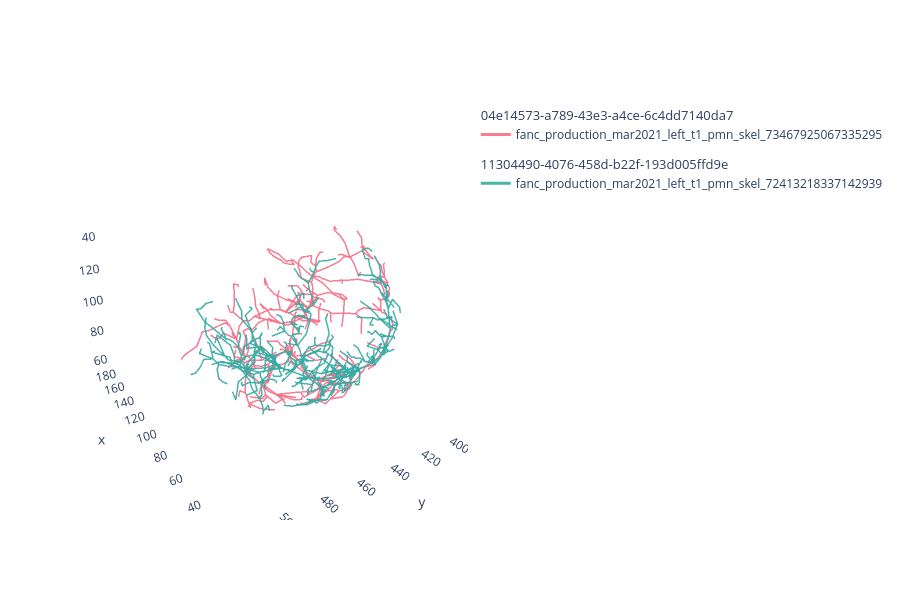

The notebook cell this image was saved under:
### Code cell
# Select a query and its top match

top_2 = get_top_n_matches(scores_mean, n=2)

palette_2 = sns.color_palette("husl", 2)

query_id = scores_mean.index[0]
best_match_id = top_2.loc[query_id, 'rank_1_id']
next_best_match_id = top_2.loc[query_id, 'rank_2_id']
print("Best Match:",best_match_id)
print("2nd Best Match:",next_best_match_id)

# Get the actual neuron objects
t_neuron = sorted_target_neurons.idx[best_match_id]
t_neuron_2 = sorted_target_neurons.idx[next_best_match_id]

# print(t_neuron_2)

navis.plot3d([query_neuron,t_neuron_2], color=palette_2, alpha=.9)

plt.show()

### Figure 1 — Plotly figure (JSON) as saved in the notebook; plotly's stock layout.template omitted (floating-point values rounded to 4 significant figures; data arrays with more than 128 entries replaced by an {"elided": "..."} marker saying what was removed)
{"data": [{"hoverinfo": "none", "hovertext": " ", "legendgroup": "04e14573-a789-43e3-a4ce-6c4dd7140da7", "legendgrouptitle": {"text": "04e14573-a789-43e3-a4ce-6c4dd7140da7"}, "line": {"color": "rgb(246,112,136)", "dash": "solid", "width": 3}, "mode": "lines", "name": "fanc_production_mar2021_left_t1_pmn_skel_73467925067335295", "opacity": 0.9, "showlegend": true, "type": "scatter3d", "x": {"elided": "759 float values"}, "y": {"elided": "759 float values"}, "z": {"elided": "759 float values"}}, {"hoverinfo": "none", "hovertext": " ", "legendgroup": "11304490-4076-458d-b22f-193d005ffd9e", "legendgrouptitle": {"text": "11304490-4076-458d-b22f-193d005ffd9e"}, "line": {"color": "rgb(53,172,164)", "dash": "solid", "width": 3}, "mode": "lines", "name": "fanc_production_mar2021_left_t1_pmn_skel_72413218337142939", "opacity": 0.9, "showlegend": true, "type": "scatter3d", "x": {"elided": "1037 float values"}, "y": {"elided": "1037 float values"}, "z": {"elided": "1037 float values"}}], "layout": {"autosize": true, "height": 600, "legend": {"bgcolor": "rgba(0,0,0,0)", "orientation": "v"}, "paper_bgcolor": "rgba(0,0,0,0)", "plot_bgcolor": "rgba(0,0,0,0)", "scene": {"aspectmode": "data", "aspectratio": {"x": 1, "y": 1, "z": 1}, "camera": {"eye": {"x": -1.743, "y": 1.071, "z": 0.71}, "up": {"x": 0, "y": 0, "z": 1}}, "xaxis": {"backgroundcolor": "rgb(240, 240, 240)", "gridcolor": "rgb(255, 255, 255)", "showbackground": false, "showgrid": false, "showline": false, "zerolinecolor": "rgb(255, 255, 255)"}, "yaxis": {"backgroundcolor": "rgb(240, 240, 240)", "gridcolor": "rgb(255, 255, 255)", "showbackground": false, "showgrid": false, "showline": false, "zerolinecolor": "rgb(255, 255, 255)"}, "zaxis": {"backgroundcolor": "rgb(240, 240, 240)", "gridcolor": "rgb(255, 255, 255)", "showbackground": false, "showgrid": false, "showline": false, "zerolinecolor": "rgb(255, 255, 255)"}}, "showlegend": true}}
